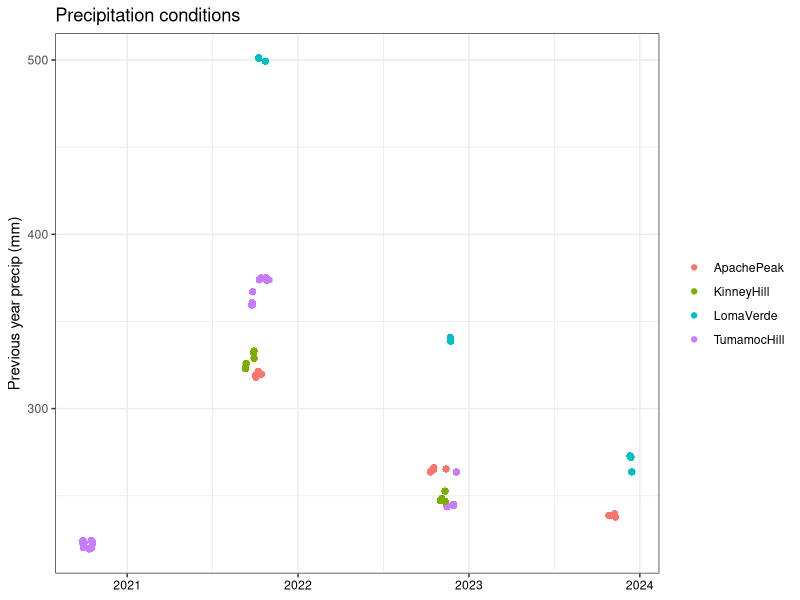
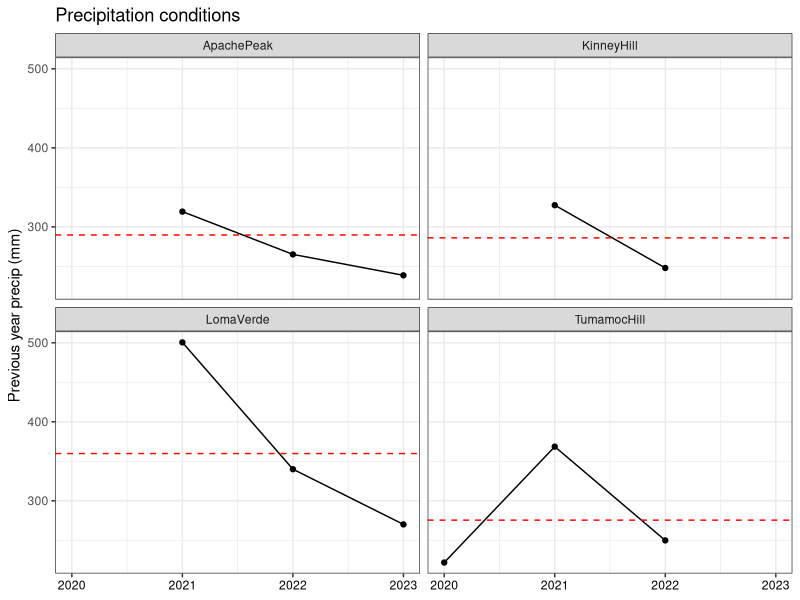
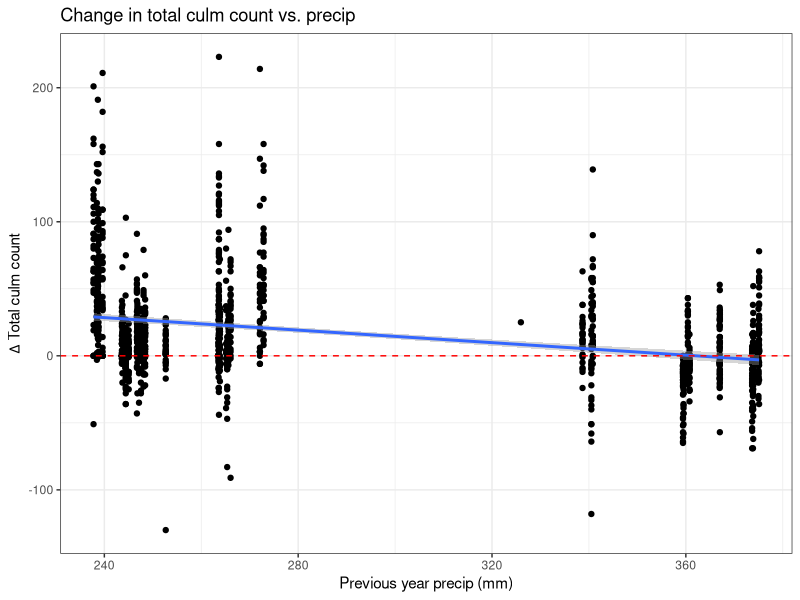
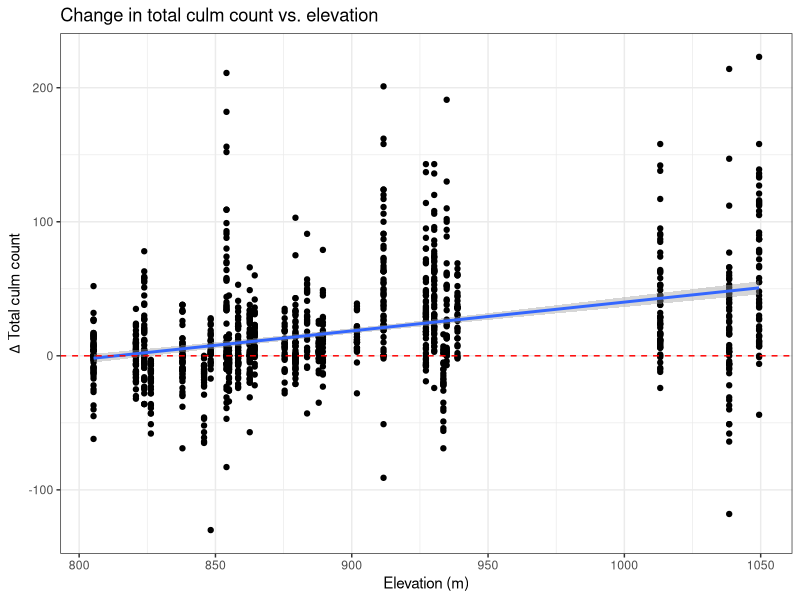
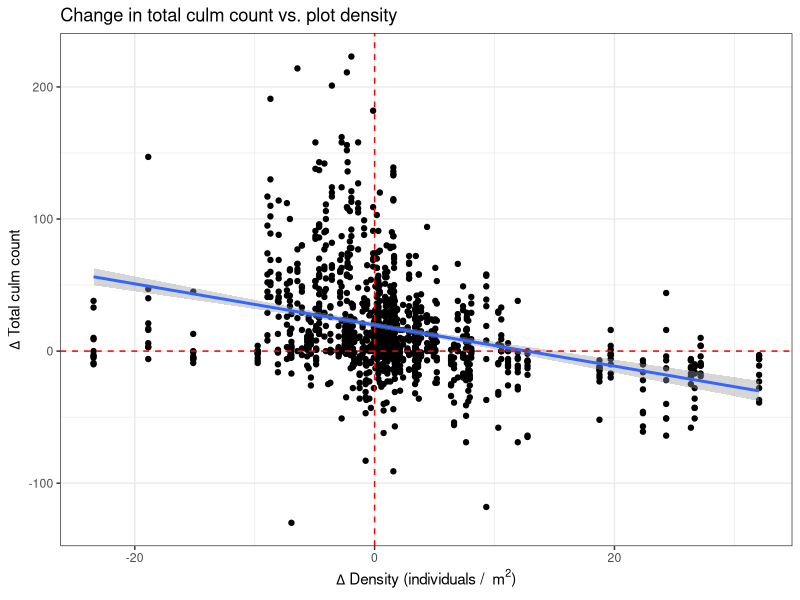
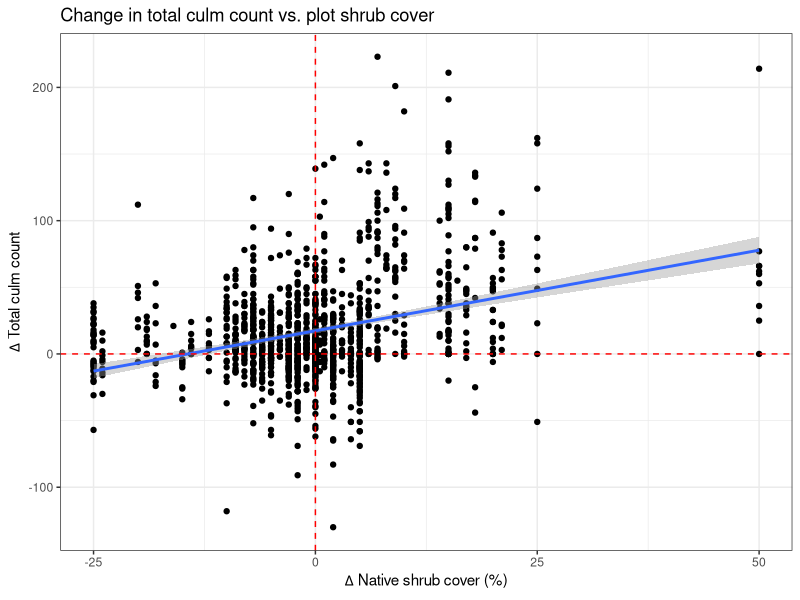
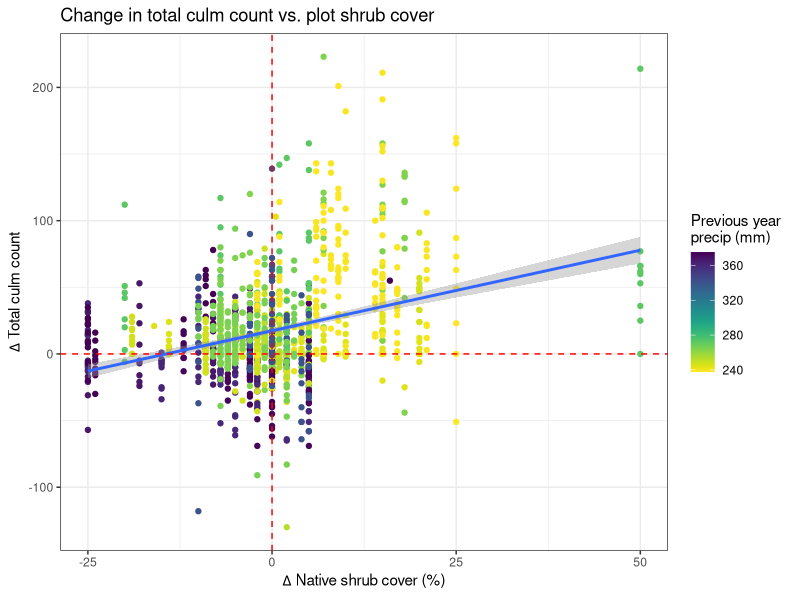
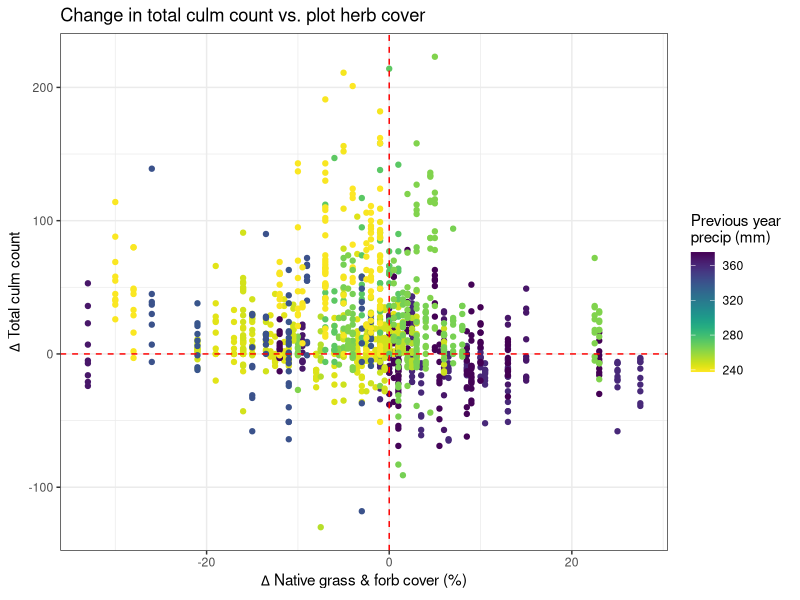

Source code (R) for these figures, in order: (Note: this script raises an error after producing the figures.)
# Created: 2025-04-28
# Updated: 2025-05-01

# Purpose: Visualize relationships relevant to linear models from 06.2.R:
#   total7, repro7, bgden7, bgcov7, survival7.

library(tidyverse)
library(scales)
library(viridis)

# Load data ---------------------------------------------------------------

dat <- read_csv("data/cleaned/04_demography-data_clean.csv")
culm.change.raw <- read_csv("data/cleaned/04_change-in-culm-density-cover_clean.csv")


# Data wrangling ----------------------------------------------------------

# Remove flat obs
culm.change <- culm.change.raw %>% 
  filter(Aspect != "flat")


# Separate out plot-level data and remove flat
dat.plot <- dat %>% 
  select(-Plant_ID, -Vegetative_culms, -Reproductive_culms, -Total_Live_Culms, -Longestleaflength_cm) %>% 
  distinct(.keep_all = TRUE) %>% 
  filter(Aspect != "flat")

plot.change <- culm.change %>% 
  select(-Plant_ID, -Vegetative_culms, -Reproductive_culms, -Total_Live_Culms, -Longestleaflength_cm,
         -Change_Reproductive_culms, -Change_Total_Live_Culms) %>% 
  distinct(.keep_all = TRUE) %>% 
  filter(Aspect != "flat")

# Create df of average for precip
#   By site
plot.avg.site <- dat.plot %>% 
  group_by(Year, StudyYear, Site) %>% 
  summarise(Perc_dev_avg = mean(Perc_dev),
            Prev_year_precip_avg = mean(Prev_year_precip),
            .groups = "keep")


# Aspects at each site ----------------------------------------------------

dat %>% 
  filter(Site == "ApachePeak") %>% 
  count(Aspect) # E, S, W, flat
dat %>% 
  filter(Site == "KinneyHill") %>% 
  count(Aspect) # E, S, SW, W
dat %>% 
  filter(Site == "LomaVerde") %>% 
  count(Aspect) # S, SW, W
dat %>% 
  filter(Site == "TumamocHill") %>% 
  count(Aspect) # E, N, S, W



# Precip ------------------------------------------------------------------

# 30-year averages by site
dat.plot %>% 
  select(Site, Transect, MAP) %>% 
  distinct(.keep_all = TRUE) %>% 
  print(n = 27)

map.avg <- dat.plot %>% 
  select(Site, Transect, MAP) %>% 
  distinct(.keep_all = TRUE) %>% 
  group_by(Site) %>% 
  summarise(MAP_avg = mean(MAP))
map.avg

# Precip: scatterplot 
dat %>% 
  ggplot(aes(x = Date, y = Prev_year_precip, color = Site)) +
  geom_point() +
  theme_bw() +
  labs(x = NULL,
       y = "Previous year precip (mm)",
       title = "Precipitation conditions") +
  theme(axis.text.x = element_text(color = "black")) +
  theme(legend.title = element_blank())
  

# Precip: line graph
precip.site <- plot.avg.site %>% 
  ggplot(aes(x = Year, y = Prev_year_precip_avg)) +
  geom_point() +
  geom_line() +
  facet_wrap(~Site) +
  theme_bw() +
  labs(x = NULL,
       y = "Previous year precip (mm)",
       title = "Precipitation conditions") +
  theme(axis.text.x = element_text(color = "black")) +
  geom_hline(data = map.avg, 
             aes(yintercept = MAP_avg), 
             linetype = "dashed", color = "red")
precip.site



# Total culms -------------------------------------------------------------

## Total change: Significant ----------------------------------------------

# Total change: Linear regression by Prev_year_precip
total.change.precip.lm <- culm.change %>% 
  ggplot(aes(x = Prev_year_precip, y = Change_Total_Live_Culms)) +
  geom_point() +
  geom_smooth(method = "lm") +
  theme_bw() +
  xlab("Previous year precip (mm)") +
  ggtitle("Change in total culm count vs. precip") +
  labs(y = expression(Delta ~ "Total culm count")) +
  geom_hline(yintercept = 0,
             linetype = "dashed",
             color = "red")  
total.change.precip.lm

# Total change: Linear regression by Elevation
total.change.elev.lm <- culm.change %>% 
  ggplot(aes(x = Elevation_m, y = Change_Total_Live_Culms)) +
  geom_point() +
  geom_smooth(method = "lm") +
  theme_bw() +
  xlab("Elevation (m)") +
  ggtitle("Change in total culm count vs. elevation") +
  labs(y = expression(Delta ~ "Total culm count")) +
  geom_hline(yintercept = 0,
             linetype = "dashed",
             color = "red")  
total.change.elev.lm

# Total change: linear regression by buffelgrass density (change)
total.change.bgden.lm <- culm.change %>% 
  ggplot(aes(x = Change_BGDensity, y = Change_Total_Live_Culms)) +
  geom_point() +
  geom_smooth(method = "lm") +
  theme_bw() +
  geom_hline(yintercept = 0,
             linetype = "dashed",
             color = "red") +
  geom_vline(xintercept = 0,
             linetype = "dashed",
             color = "red") +
  labs(y = expression(Delta ~ "Total culm count"),
       x = expression(Delta ~ paste("Density (individuals /  ", m^2, ")")),
       title = "Change in total culm count vs. plot density")
total.change.bgden.lm

# Total change: linear regression by shrub cover (change)
total.change.shrub.lm <- culm.change %>% 
  ggplot(aes(x = Change_ShrubCover, y = Change_Total_Live_Culms)) +
  geom_point() +
  geom_smooth(method = "lm") +
  theme_bw() +
  geom_hline(yintercept = 0,
             linetype = "dashed",
             color = "red") +
  geom_vline(xintercept = 0,
             linetype = "dashed",
             color = "red") +
  labs(y = expression(Delta ~ "Total culm count"),
       x = expression(Delta ~ "Native shrub cover (%)"),
       title = "Change in total culm count vs. plot shrub cover")
total.change.shrub.lm

# Total change: linear regression by shrub cover (change) and Prev_year_precip
total.change.shrub.prevprecip.lm <- culm.change %>% 
  ggplot(aes(x = Change_ShrubCover, y = Change_Total_Live_Culms)) +
  geom_point(aes(color = Prev_year_precip)) +
  geom_smooth(method = "lm") +
  theme_bw() +
  scale_color_viridis(option = "viridis", direction = -1,
                      name = "Previous year \nprecip (mm)") +
  geom_hline(yintercept = 0,
             linetype = "dashed",
             color = "red") +
  geom_vline(xintercept = 0,
             linetype = "dashed",
             color = "red") +
  labs(y = expression(Delta ~ "Total culm count"),
       x = expression(Delta ~ "Native shrub cover (%)"),
       title = "Change in total culm count vs. plot shrub cover")
total.change.shrub.prevprecip.lm

# Total change: scatterplot by herb cover (change) and Prev_year_precip
total.change.herb.prevprecip <- culm.change %>% 
  ggplot(aes(x = Change_HerbCover, y = Change_Total_Live_Culms)) +
  geom_point(aes(color = Prev_year_precip)) +
  theme_bw() +
  scale_color_viridis(option = "viridis", direction = -1,
                      name = "Previous year \nprecip (mm)") +
  geom_hline(yintercept = 0,
             linetype = "dashed",
             color = "red") +
  geom_vline(xintercept = 0,
             linetype = "dashed",
             color = "red") +
  labs(y = expression(Delta ~ "Total culm count"),
       x = expression(Delta ~ "Native grass & forb cover (%)"),
       title = "Change in total culm count vs. plot herb cover")
total.change.herb.prevprecip

# Total change: scatterplot PlotSlope and Prev_year_precip
total.change.plotslope.prevprecip <- culm.change %>% 
  ggplot(aes(x = PlotSlope, y = Change_Total_Live_Culms, color = Prev_year_precip)) +
  geom_point() +
  theme_bw() +
  scale_color_viridis(option = "viridis", direction = -1,
                      name = "Previous year \nprecip (mm)") +
  geom_hline(yintercept = 0,
             linetype = "dashed",
             color = "red") +
  labs(y = expression(Delta ~ "Total culm count"),
       x = "Plot slope (\u00B0)",
       title = "Change in total culm count vs. plot slope") 
total.change.plotslope.prevprecip


## Total change: Not significant ------------------------------------------

# Total change: Aspect (boxplot)
total.change.aspect <- culm.change %>% 
  ggplot(aes(x = Aspect, y = Change_Total_Live_Culms)) +
  geom_boxplot() +
  geom_jitter(alpha = 0.3) +
  theme_bw() +
  labs(title = "Change in total culm count by aspect",
       y = expression(Delta ~ "Total culm count"),
       x = NULL) +
  geom_hline(yintercept = 0,
             linetype = "dashed",
             color = "red") +
  theme(axis.text.x = element_text(color = "black"))
total.change.aspect

# Total change: Linear regression by PlotSlope
total.change.plotslope.lm <- culm.change %>% 
  ggplot(aes(x = PlotSlope, y = Change_Total_Live_Culms)) +
  geom_point() +
  geom_smooth(method = "lm") +
  theme_bw() +
  xlab("Plot slope (\u00B0)") +
  ggtitle("Change in total culm count") +
  labs(y = expression(Delta ~ "Total culm count")) +
  geom_hline(yintercept = 0,
             linetype = "dashed",
             color = "red")  
total.change.plotslope.lm

# Total change: linear regression by herb cover (change)
total.change.herb.lm <- culm.change %>% 
  ggplot(aes(x = Change_HerbCover, y = Change_Total_Live_Culms)) +
  geom_point() +
  geom_smooth(method = "lm") +
  theme_bw() +
  geom_hline(yintercept = 0,
             linetype = "dashed",
             color = "red") +
  geom_vline(xintercept = 0,
             linetype = "dashed",
             color = "red") +
  labs(y = expression(Delta ~ "Total culm count"),
       x = expression(Delta ~ "Native grass & forb cover (%)"),
       title = "Change in total culm count vs. plot herb cover")
total.change.herb.lm

# Total change: scatterplot buffelgrass density (change) and Prev_year_precip
total.change.bgden.prevprecip <- culm.change %>% 
  ggplot(aes(x = Change_BGDensity, y = Change_Total_Live_Culms, color = Prev_year_precip)) +
  geom_point() +
  theme_bw() +
  scale_color_viridis(option = "viridis", direction = -1,
                      name = "Previous year \nprecip (mm)") +
  geom_hline(yintercept = 0,
             linetype = "dashed",
             color = "red") +
  geom_vline(xintercept = 0,
             linetype = "dashed",
             color = "red") +
  labs(y = expression(Delta ~ "Total culm count"),
       x = expression(Delta ~ paste("Density (individuals / ", m^2, ")")),
       title = "Change in total culm count vs. plot density") 
total.change.bgden.prevprecip

# Total change: linear regression buffelgrass density (change) and Prev_year_precip
total.change.bgden.prevprecip.lm <- culm.change %>% 
  ggplot(aes(x = Change_BGDensity, y = Change_Total_Live_Culms)) +
  geom_point(aes(color = Prev_year_precip)) +
  geom_smooth(method = "lm") +
  theme_bw() +
  scale_color_viridis(option = "viridis", direction = -1,
                      name = "Previous year \nprecip (mm)") +
  geom_hline(yintercept = 0,
             linetype = "dashed",
             color = "red") +
  geom_vline(xintercept = 0,
             linetype = "dashed",
             color = "red") +
  labs(y = expression(Delta ~ "Total culm count"),
       x = expression(Delta ~ paste("Density (individuals / ", m^2, ")")),
       title = "Change in total culm count vs. plot density") 
total.change.bgden.prevprecip.lm

# Total change: linear regression by herb cover (change) and previous year precipitation
total.change.herb.prevprecip.lm <- culm.change %>% 
  ggplot(aes(x = Change_HerbCover, y = Change_Total_Live_Culms)) +
  geom_point(aes(color = Prev_year_precip)) +
  geom_smooth(method = "lm") +
  theme_bw() +
  scale_color_viridis(option = "viridis", direction = -1,
                      name = "Previous year \nprecip (mm)") +
  geom_hline(yintercept = 0,
             linetype = "dashed",
             color = "red") +
  geom_vline(xintercept = 0,
             linetype = "dashed",
             color = "red") +
  labs(y = expression(Delta ~ "Total culm count"),
       x = expression(Delta ~ "Native grass & forb cover (%)"),
       title = "Change in total culm count vs. plot herb cover")
total.change.herb.prevprecip.lm



# Reproductive culms ------------------------------------------------------

## Repro change: Significant ----------------------------------------------

# Repro change: Aspect (boxplot)
repro.change.aspect <- culm.change %>% 
  ggplot(aes(x = Aspect, y = Change_Reproductive_culms)) +
  geom_boxplot() +
  geom_jitter(alpha = 0.3) +
  theme_bw() +
  labs(title = "Change in reproductive culm count by aspect",
       y = expression(Delta ~ "Reproductive culm count"),
       x = NULL) +
  geom_hline(yintercept = 0,
             linetype = "dashed",
             color = "red") +
  theme(axis.text.x = element_text(color = "black"))
repro.change.aspect

# Repro change: linear regression by buffelgrass density (change)
repro.change.bgden.lm <- culm.change %>% 
  ggplot(aes(x = Change_BGDensity, y = Change_Reproductive_culms)) +
  geom_point() +
  geom_smooth(method = "lm") +
  theme_bw() +
  geom_hline(yintercept = 0,
             linetype = "dashed",
             color = "red") +
  geom_vline(xintercept = 0,
             linetype = "dashed",
             color = "red") +
  labs(y = expression(Delta ~ "Reproductive culm count"),
       x = expression(Delta ~ paste("Density (individuals /  ", m^2, ")")),
       title = "Change in reproductive culm count vs. plot density")
repro.change.bgden.lm

# Repro change: linear regression by shrub cover (change)
repro.change.shrub.lm <- culm.change %>% 
  ggplot(aes(x = Change_ShrubCover, y = Change_Reproductive_culms)) +
  geom_point() +
  geom_smooth(method = "lm") +
  theme_bw() +
  geom_hline(yintercept = 0,
             linetype = "dashed",
             color = "red") +
  geom_vline(xintercept = 0,
             linetype = "dashed",
             color = "red") +
  labs(y = expression(Delta ~ "Reproductive culm count"),
       x = expression(Delta ~ "Native shrub cover (%)"),
       title = "Change in reproductive culm count vs. plot shrub cover")
repro.change.shrub.lm

# Repro change: linear regression by herb cover (change)
repro.change.herb.lm <- culm.change %>% 
  ggplot(aes(x = Change_HerbCover, y = Change_Reproductive_culms)) +
  geom_point() +
  geom_smooth(method = "lm") +
  theme_bw() +
  geom_hline(yintercept = 0,
             linetype = "dashed",
             color = "red") +
  geom_vline(xintercept = 0,
             linetype = "dashed",
             color = "red") +
  labs(y = expression(Delta ~ "Reproductive culm count"),
       x = expression(Delta ~ "Native grass and forb cover (%)"),
       title = "Change in reproductive culm count vs. plot herb cover")
repro.change.herb.lm

# Repro change: linear regression buffelgrass density (change) and Prev_year_precip
repro.change.bgden.prevprecip.lm <- culm.change %>% 
  ggplot(aes(x = Change_BGDensity, y = Change_Reproductive_culms)) +
  geom_point(aes( color = Prev_year_precip)) +
  geom_smooth(method = "lm") +
  theme_bw() +
  scale_color_viridis(option = "viridis", direction = -1,
                      name = "Previous year \nprecip (mm)") +
  geom_hline(yintercept = 0,
             linetype = "dashed",
             color = "red") +
  geom_vline(xintercept = 0,
             linetype = "dashed",
             color = "red") +
  labs(y = expression(Delta ~ "Reproductive culm count"),
       x = expression(Delta ~ paste("Density (individuals /  ", m^2, ")")),
       title = "Change in reproductive culm count vs. plot density") 
repro.change.bgden.prevprecip.lm

# Repro change: scatterplot buffelgrass density (change) and Prev_year_precip
repro.change.bgden.prevprecip <- culm.change %>% 
  ggplot(aes(x = Change_BGDensity, y = Change_Reproductive_culms, color = Prev_year_precip)) +
  geom_point() +
  theme_bw() +
  scale_color_viridis(option = "viridis", direction = -1,
                      name = "Previous year \nprecip (mm)") +
  geom_hline(yintercept = 0,
             linetype = "dashed",
             color = "red") +
  geom_vline(xintercept = 0,
             linetype = "dashed",
             color = "red") +
  labs(y = expression(Delta ~ "Reproductive culm count"),
       x = expression(Delta ~ paste("Density (individuals /  ", m^2, ")")),
       title = "Change in reproductive culm count vs. plot density") 
repro.change.bgden.prevprecip

# Repro change: scatterplot PlotSlope and Prev_year_precip
repro.change.plotslope.prevprecip <- culm.change %>% 
  ggplot(aes(x = PlotSlope, y = Change_Reproductive_culms, color = Prev_year_precip)) +
  geom_point() +
  theme_bw() +
  scale_color_viridis(option = "viridis", direction = -1,
                      name = "Previous year \nprecip (mm)") +
  geom_hline(yintercept = 0,
             linetype = "dashed",
             color = "red") +
  labs(y = expression(Delta ~ "Reproductive culm count"),
       x = "Plot slope (\u00B0)",
       title = "Change in reproductive culm count vs. plot slope") 
repro.change.plotslope.prevprecip


## Repro change: Not significant ------------------------------------------

# Repro change: Linear regression by Prev_year_precip
repro.change.precip.lm <- culm.change %>% 
  ggplot(aes(x = Prev_year_precip, y = Change_Reproductive_culms)) +
  geom_point() +
  geom_smooth(method = "lm") +
  theme_bw() +
  xlab("Previous year precip (mm)") +
  ggtitle("Change in reproductive culm count vs. precip") +
  labs(y = expression(Delta ~ "Reproductive culm count")) +
  geom_hline(yintercept = 0,
             linetype = "dashed",
             color = "red")  
repro.change.precip.lm

# Repro change: Linear regression by Elevation
repro.change.elev.lm <- culm.change %>% 
  ggplot(aes(x = Elevation_m, y = Change_Reproductive_culms)) +
  geom_point() +
  geom_smooth(method = "lm") +
  theme_bw() +
  xlab("Elevation (m)") +
  ggtitle("Change in reproductive culm count vs. elevation") +
  labs(y = expression(Delta ~ "Reproductive culm count")) +
  geom_hline(yintercept = 0,
             linetype = "dashed",
             color = "red")  
repro.change.elev.lm

# Repro change: Linear regression by PlotSlope
repro.change.plotslope.lm <- culm.change %>% 
  ggplot(aes(x = PlotSlope, y = Change_Reproductive_culms)) +
  geom_point() +
  geom_smooth(method = "lm") +
  theme_bw() +
  xlab("Plot slope (\u00B0)") +
  ggtitle("Change in reproductive culm count") +
  labs(y = expression(Delta ~ "Reproductive culm count")) +
  geom_hline(yintercept = 0,
             linetype = "dashed",
             color = "red")  
repro.change.plotslope.lm

# Repro change: linear regression by shrub cover (change) and Prev_year_precip
repro.change.shrub.prevprecip.lm <- culm.change %>% 
  ggplot(aes(x = Change_ShrubCover, y = Change_Reproductive_culms)) +
  geom_point(aes(color = Prev_year_precip)) +
  geom_smooth(method = "lm") +
  theme_bw() +
  scale_color_viridis(option = "viridis", direction = -1,
                      name = "Previous year \nprecip (mm)") +
  geom_hline(yintercept = 0,
             linetype = "dashed",
             color = "red") +
  geom_vline(xintercept = 0,
             linetype = "dashed",
             color = "red") +
  labs(y = expression(Delta ~ "Reproductive culm count"),
       x = expression(Delta ~ "Native shrub cover (%)"),
       title = "Change in reproductive culm count vs. plot shrub cover")
repro.change.shrub.prevprecip.lm

# Repro change: linear regression by herb cover (change) and Prev_year_precip
repro.change.herb.prevprecip.lm <- culm.change %>% 
  ggplot(aes(x = Change_HerbCover, y = Change_Reproductive_culms)) +
  geom_point(aes(color = Prev_year_precip)) +
  geom_smooth(method = "lm") +
  theme_bw() +
  scale_color_viridis(option = "viridis", direction = -1,
                      name = "Previous year \nprecip (mm)") +
  geom_hline(yintercept = 0,
             linetype = "dashed",
             color = "red") +
  geom_vline(xintercept = 0,
             linetype = "dashed",
             color = "red") +
  labs(y = expression(Delta ~ "Reproductive culm count"),
       x = expression(Delta ~ "Native grass and forb cover (%)"),
       title = "Change in reproductive culm count vs. plot herb cover")
repro.change.herb.prevprecip.lm






# Buffelgrass density -----------------------------------------------------

## BG density change: Significant -----------------------------------------

# BG density change: linear regression by Prev_year_precip
bgden.change.precip.lm <- plot.change %>% 
  ggplot(aes(x = Prev_year_precip, y = Change_BGDensity)) +
  geom_point() +
  geom_smooth(method = "lm") +
  theme_bw() +
  geom_hline(yintercept = 0,
             linetype = "dashed",
             color = "red") +
  labs(x = "Previous year precip (mm)",
       y = expression(paste(Delta ~ "Density (individuals /  ", m^2, ")")),
       title = "Change in buffelgrass density vs. precip")
bgden.change.precip.lm

# BG density change: Aspect (boxplot)
bgden.change.aspect <- plot.change %>% 
  filter(Aspect != "flat") %>% 
  ggplot(aes(x = Aspect, y = Change_BGDensity)) +
  geom_boxplot() +
  geom_jitter(alpha = 0.3) +
  theme_bw() +
  labs(title = "Change in buffelgrass density by aspect",
       y = expression(paste(Delta ~ "Density (individuals /  ", m^2, ")")),
       x = NULL) +
  geom_hline(yintercept = 0,
             linetype = "dashed",
             color = "red") +
  theme(axis.text.x = element_text(color = "black"))
bgden.change.aspect

# BG density change: linear regression by shrub cover (change)
bgden.change.shrub.lm <- plot.change %>% 
  ggplot(aes(x = Change_ShrubCover, y = Change_BGDensity)) +
  geom_point() +
  geom_smooth(method = "lm") +
  theme_bw() +
  geom_hline(yintercept = 0,
             linetype = "dashed",
             color = "red") +
  geom_vline(xintercept = 0,
             linetype = "dashed",
             color = "red") +
  labs(y = expression(paste(Delta ~ "Buffelgrass density (individuals /  ", m^2, ")")),
       x = expression(Delta ~ "Native shrub cover (%)"),
       title = "Change in buffelgrass density vs. shrub cover change")
bgden.change.shrub.lm

# BG density change: linear regression by shrub cover (change) and Prev_year_precip
bgden.change.shrub.prevprecip.lm <- plot.change %>% 
  ggplot(aes(x = Change_ShrubCover, y = Change_BGDensity)) +
  geom_point(aes(color = Prev_year_precip)) +
  geom_smooth(method = "lm") +
  scale_color_viridis(option = "viridis", direction = -1,
                      name = "Previous year \nprecip (mm)") +
  theme_bw() +
  geom_hline(yintercept = 0,
             linetype = "dashed",
             color = "red") +
  geom_vline(xintercept = 0,
             linetype = "dashed",
             color = "red") +
  labs(y = expression(paste(Delta ~ "Buffelgrass density (individuals /  ", m^2, ")")),
       x = expression(Delta ~ "Native shrub cover (%)"),
       title = "Change in buffelgrass density vs. shrub cover change")
bgden.change.shrub.prevprecip.lm


## BG density change: Not significant -------------------------------------

# BG density change: Linear regression by Elevation
bgden.change.elev.lm <- plot.change %>% 
  ggplot(aes(x = Elevation_m, y = Change_BGDensity)) +
  geom_point() +
  geom_smooth(method = "lm") +
  theme_bw() +
  geom_hline(yintercept = 0,
             linetype = "dashed",
             color = "red") +
  labs(x = "Elevation (m)",
       y = expression(paste(Delta ~ "Density (individuals /  ", m^2, ")")),
       title = "Change in buffelgrass density vs. elevation")
bgden.change.elev.lm

# BG density change: Linear regression by PlotSlope
bgden.change.plotslope.lm <- plot.change %>% 
  ggplot(aes(x = PlotSlope, y = Change_BGDensity)) +
  geom_point() +
  geom_smooth(method = "lm") +
  theme_bw() +
  geom_hline(yintercept = 0,
             linetype = "dashed",
             color = "red") +
  labs(x = "Plot slope (\u00B0)",
       y = expression(paste(Delta ~ "Density (individuals /  ", m^2, ")")),
       title = "Change in buffelgrass density vs. plot slope")
bgden.change.plotslope.lm

# BG density change: linear regression by herb cover (change)
bgden.change.herb.lm <- plot.change %>% 
  ggplot(aes(x = Change_HerbCover, y = Change_BGDensity)) +
  geom_point() +
  geom_smooth(method = "lm") +
  theme_bw() +
  geom_hline(yintercept = 0,
             linetype = "dashed",
             color = "red") +
  geom_vline(xintercept = 0,
             linetype = "dashed",
             color = "red") +
  labs(y = expression(paste(Delta ~ "Buffelgrass density (individuals /  ", m^2, ")")),
       x = expression(Delta ~ "Native grass & forb cover (%)"),
       title = "Change in buffelgrass density vs. herb cover change")
bgden.change.herb.lm

# BG density change: linear regression by herb cover (change) and Prev_year_precip
bgden.change.herb.prevprecip.lm <- plot.change %>% 
  ggplot(aes(x = Change_HerbCover, y = Change_BGDensity)) +
  geom_point(aes(color = Prev_year_precip)) +
  geom_smooth(method = "lm") +
  scale_color_viridis(option = "viridis", direction = -1,
                      name = "Previous year \nprecip (mm)") +
  theme_bw() +
  geom_hline(yintercept = 0,
             linetype = "dashed",
             color = "red") +
  geom_vline(xintercept = 0,
             linetype = "dashed",
             color = "red") +
  labs(y = expression(paste(Delta ~ "Buffelgrass density (individuals /  ", m^2, ")")),
       x = expression(Delta ~ "Native grass & forb cover (%)"),
       title = "Change in buffelgrass density vs. herb cover change")
bgden.change.herb.prevprecip.lm


# Buffelgrass cover -------------------------------------------------------

## BG cover change: Significant -------------------------------------------

# BG cover change: Linear regression by Prev_year_precip
bgcov.change.precip.lm <- plot.change %>% 
  ggplot(aes(x = Prev_year_precip, y = Change_BGCover)) +
  geom_point() +
  geom_smooth(method = "lm") +
  theme_bw() +
  geom_hline(yintercept = 0,
             linetype = "dashed",
             color = "red") +
  labs(x = "Previous year precip (mm)",
       y = expression(Delta ~ "Cover (%)"),
       title = "Change in buffelgrass cover vs. precip")
bgcov.change.precip.lm

# BG cover change: Linear regression by Elevation
bgcov.change.elev.lm <- plot.change %>% 
  ggplot(aes(x = Elevation_m, y = Change_BGCover)) +
  geom_point() +
  geom_smooth(method = "lm") +
  theme_bw() +
  geom_hline(yintercept = 0,
             linetype = "dashed",
             color = "red") +
  labs(x = "Elevation (m)",
       y = expression(Delta ~ "Cover (%)"),
       title = "Change in buffelgrass cover vs. elevation")
bgcov.change.elev.lm

# BG cover change: Aspect (boxplot)
bgcov.change.aspect <- plot.change %>% 
  filter(Aspect != "flat") %>% 
  ggplot(aes(x = Aspect, y = Change_BGCover)) +
  geom_boxplot() +
  geom_jitter(alpha = 0.3) +
  theme_bw() +
  labs(title = "Change in buffelgrass cover by aspect",
       y = expression(Delta ~ "Cover (%)"),
       x = NULL) +
  geom_hline(yintercept = 0,
             linetype = "dashed",
             color = "red") +
  theme(axis.text.x = element_text(color = "black"))
bgcov.change.aspect


## BG cover change: Not significant ---------------------------------------

# BG cover change: Linear regression by PlotSlope
bgcov.change.plotslope.lm <- plot.change %>% 
  ggplot(aes(x = PlotSlope, y = Change_BGCover)) +
  geom_point() +
  geom_smooth(method = "lm") +
  theme_bw() +
  geom_hline(yintercept = 0,
             linetype = "dashed",
             color = "red") +
  labs(x = "Plot slope (\u00B0)",
       y = expression(Delta ~ "Cover (%)"),
       title = "Change in buffelgrass cover vs. plot slope")
bgcov.change.plotslope.lm

# BG density change: linear regression by shrub cover (change)
bgcov.change.shrub.lm <- plot.change %>% 
  ggplot(aes(x = Change_ShrubCover, y = Change_BGCover)) +
  geom_point() +
  geom_smooth(method = "lm") +
  theme_bw() +
  geom_hline(yintercept = 0,
             linetype = "dashed",
             color = "red") +
  geom_vline(xintercept = 0,
             linetype = "dashed",
             color = "red") +
  labs(y = expression(Delta ~ "Buffelgrass cover (%)"),
       x = expression(Delta ~ "Native shrub cover (%)"),
       title = "Change in buffegrass cover vs. shrub cover change")
bgcov.change.shrub.lm

# BG cover change: linear regression by shrub cover (change) and Prev_year_precip
bgcov.change.shrub.prevprecip.lm <- plot.change %>% 
  ggplot(aes(x = Change_ShrubCover, y = Change_BGCover)) +
  geom_point(aes(color = Prev_year_precip)) +
  geom_smooth(method = "lm") +
  scale_color_viridis(option = "viridis", direction = -1,
                      name = "Previous year \nprecip (mm)") +
  theme_bw() +
  geom_hline(yintercept = 0,
             linetype = "dashed",
             color = "red") +
  geom_vline(xintercept = 0,
             linetype = "dashed",
             color = "red") +
  labs(y = expression(Delta ~ "Buffelgrass cover (%)"),
       x = expression(Delta ~ "Native shrub cover (%)"),
       title = "Change in buffelgrass cover vs. shrub cover change")
bgcov.change.shrub.prevprecip.lm

# BG cover change: linear regression by PlotSlope and Prev_year_precip
bgcov.change.plotslope.prevprecip.lm <- plot.change %>% 
  ggplot(aes(x = PlotSlope, y = Change_BGCover)) +
  geom_point(aes(color = Prev_year_precip)) +
  geom_smooth(method = "lm") +
  scale_color_viridis(option = "viridis", direction = -1,
                      name = "Previous year \nprecip (mm)") +
  theme_bw() +
  geom_hline(yintercept = 0,
             linetype = "dashed",
             color = "red") +
  labs(y = expression(Delta ~ "Buffelgrass cover (%)"),
       x = "Plot slope (\u00B0)",
       title = "Change in buffelgrass cover vs. plot slope")
bgcov.change.plotslope.prevprecip.lm



# Shrub & herb cover ------------------------------------------------------

# Shrub cover change: Linear regression by Prev_year_precip
shrub.change.precip.lm <- plot.change %>% 
  ggplot(aes(x = Prev_year_precip, y = Change_ShrubCover)) +
  geom_point() +
  geom_smooth(method = "lm") +
  theme_bw() +
  geom_hline(yintercept = 0,
             linetype = "dashed",
             color = "red") +
  labs(x = "Previous year precip (mm)",
       y = expression(Delta ~ "Native shrub cover (%)"),
       title = "Change in shrub cover vs. precip")
shrub.change.precip.lm

# Herb cover change: Linear regression by Prev_year_precip
herb.change.precip.lm <- plot.change %>% 
  ggplot(aes(x = Prev_year_precip, y = Change_HerbCover)) +
  geom_point() +
  geom_smooth(method = "lm") +
  theme_bw() +
  geom_hline(yintercept = 0,
             linetype = "dashed",
             color = "red") +
  labs(x = "Previous year precip (mm)",
       y = expression(Delta ~ "Native herb cover (%)"),
       title = "Change in grass & forb cover vs. precip")
herb.change.precip.lm



# Survival ----------------------------------------------------------------

## Survival: Significant --------------------------------------------------

# Survival: linear regression by Prev_year_precip
survival.precip.lm <- dat %>% 
  filter(!is.na(survival_perc),
         Aspect != "flat") %>% 
  ggplot(aes(x = Prev_year_precip, y = survival_perc)) +
  geom_point() +
  geom_smooth(method = "lm") +
  scale_y_continuous(labels = scales::percent) +
  theme_bw() +
  labs(x = "Previous year precip (mm)",
       y = "Seedling survival (%)",
       title = "Buffelgrass seedling survival vs. precip")
survival.precip.lm

# Survival: linear regression by PlotSlope
survival.plotslope.lm <- dat %>% 
  filter(!is.na(survival_perc),
         Aspect != "flat") %>% 
  ggplot(aes(x = Prev_year_precip, y = survival_perc)) +
  geom_point() +
  geom_smooth(method = "lm") +
  scale_y_continuous(labels = scales::percent) +
  theme_bw() +
  labs(x = "Plot slope (\u00B0)",
       y = "Seedling survival (%)",
       title = "Buffelgrass seedling survival vs. plot slope")
survival.plotslope.lm

# Survival: linear regression by shrub cover 
survival.shrub.lm <- dat %>% 
  filter(!is.na(survival_perc),
         Aspect != "flat") %>% 
  ggplot(aes(x = ShrubCover, y = survival_perc)) +
  geom_point() +
  geom_smooth(method = "lm") +
  scale_y_continuous(labels = scales::percent) +
  theme_bw() +
  labs(y = "Buffelgrass seedling survival (%)",
       x = "Native shrub cover (%)",
       title = "Buffegrass seedling survival vs. shrub cover")
survival.shrub.lm

# Survival: linear regression by herb cover 
survival.herb.lm <- dat %>% 
  filter(!is.na(survival_perc),
         Aspect != "flat") %>% 
  ggplot(aes(x = HerbCover, y = survival_perc)) +
  geom_point() +
  geom_smooth(method = "lm") +
  scale_y_continuous(labels = scales::percent) +
  theme_bw() +
  labs(y = "Buffelgrass seedling survival (%)",
       x = "Native grass & forb cover (%)",
       title = "Buffegrass seedling survival vs. herb cover")
survival.herb.lm


## Survival: Not significant -----------------------------------------------

# Survival: linear regression by Elevation
survival.elev.lm <- dat %>% 
  filter(!is.na(survival_perc),
         Aspect != "flat") %>% 
  ggplot(aes(x = Elevation_m, y = survival_perc)) +
  geom_point() +
  geom_smooth(method = "lm") +
  scale_y_continuous(labels = scales::percent) +
  theme_bw() +
  labs(x = "Elevation (m)",
       y = "Seedling survival (%)",
       title = "Buffelgrass seedling survival vs. elevation")
survival.elev.lm

# Survival: linear regression by shrub cover and Prev_year_precip
survival.shrub.prevprecip.lm <- dat %>% 
  filter(!is.na(survival_perc),
         Aspect != "flat") %>% 
  ggplot(aes(x = ShrubCover, y = survival_perc)) +
  geom_point(aes(color = Prev_year_precip)) +
  geom_smooth(method = "lm") +
  scale_color_viridis(option = "viridis", direction = -1,
                      name = "Previous year \nprecip (mm)") +
  scale_y_continuous(labels = scales::percent) +
  theme_bw() +
  labs(y = "Buffelgrass seedling survival (%)",
       x = "Native shrub cover (%)",
       title = "Buffegrass seedling survival vs. shrub cover")
survival.shrub.prevprecip.lm

# Survival: linear regression by herb cover and Prev_year_precip
survival.herb.prevprecip.lm <- dat %>% 
  filter(!is.na(survival_perc),
         Aspect != "flat") %>% 
  ggplot(aes(x = HerbCover, y = survival_perc)) +
  geom_point(aes(color = Prev_year_precip)) +
  geom_smooth(method = "lm") +
  scale_color_viridis(option = "viridis", direction = -1,
                      name = "Previous year \nprecip (mm)") +
  scale_y_continuous(labels = scales::percent) +
  theme_bw() +
  labs(y = "Buffelgrass seedling survival (%)",
       x = "Native grass & forb cover (%)",
       title = "Buffegrass seedling survival vs. herb cover")
survival.herb.prevprecip.lm

# BG cover change: linear regression by PlotSlope and Prev_year_precip
survival.plotslope.prevprecip.lm <- dat %>% 
  filter(!is.na(survival_perc),
         Aspect != "flat") %>% 
  ggplot(aes(x = PlotSlope, y = survival_perc)) +
  geom_point(aes(color = Prev_year_precip)) +
  geom_smooth(method = "lm") +
  scale_color_viridis(option = "viridis", direction = -1,
                      name = "Previous year \nprecip (mm)") +
  theme_bw() +
  scale_y_continuous(labels = scales::percent) +
  labs(y = expression(Delta ~ "Seedling survival (%)"),
       x = "Plot slope (\u00B0)",
       title = "Buffelgrass seedling survival vs. plot slope")
survival.plotslope.prevprecip.lm







# Other -------------------------------------------------------------------

# Total change: linear regression by buffelgrass cover (change)
culm.change %>% 
  ggplot(aes(x = Change_BGCover, y = Change_Total_Live_Culms)) +
  geom_point() +
  geom_smooth(method = "lm") +
  theme_bw() +
  geom_hline(yintercept = 0,
             linetype = "dashed",
             color = "red") +
  geom_vline(xintercept = 0,
             linetype = "dashed",
             color = "red") +
  labs(x = expression(Delta ~ "Cover (%)"),
       y = expression(Delta ~ "Total live culms"),
       title = "Buffelgrass culm count vs. cover")

# Total change: linear regression by buffelgrass cover (change) and Prev_year_precip
total.change.bgcov.prevprecip.lm <- culm.change %>% 
  ggplot(aes(x = Change_BGCover, y = Change_Total_Live_Culms)) +
  geom_point(aes(color = Prev_year_precip)) +
  geom_smooth(method = "lm") +
  theme_bw() +
  geom_hline(yintercept = 0,
             linetype = "dashed",
             color = "red") +
  geom_vline(xintercept = 0,
             linetype = "dashed",
             color = "red") +
  labs(x = expression(Delta ~ "Cover (%)"),
       y = expression(Delta ~ "Total live culms"),
       title = "Buffelgrass total culm count vs. cover") +
  scale_color_viridis(option = "viridis", direction = -1,
                      name = "Previous year \nprecip (mm)")
total.change.bgcov.prevprecip.lm

# Total culms: linear regression by buffelgrass cover
dat %>% 
  filter(!is.na(survival_perc),
         Aspect != "flat") %>% 
  ggplot(aes(x = BGCover, y = Total_Live_Culms)) +
  geom_point() +
  geom_smooth(method = "lm") +
  theme_bw() +
  labs(x = "Cover (%)",
       y = "Number of live culms",
       title = "Buffelgrass total culm count vs. cover")

# Total culms: linear regression by buffelgrass cover and Prev_year_precip
dat %>% 
  filter(!is.na(survival_perc),
         Aspect != "flat") %>% 
  ggplot(aes(x = BGCover, y = Total_Live_Culms)) +
  geom_point(aes(color = Prev_year_precip)) +
  geom_smooth(method = "lm") +
  theme_bw() +
  labs(x = "Cover (%)",
       y = "Number of live culms",
       title = "Buffelgrass total culm count vs. cover") +
  scale_color_viridis(option = "viridis", direction = -1,
                      name = "Previous year \nprecip (mm)")

# Total culms: linear regression by buffelgrass seedling survival and Prev_year_precip
total.survival.prevprecip.lm <- dat %>% 
  filter(!is.na(survival_perc),
         Aspect != "flat") %>% 
  ggplot(aes(x = survival_perc, y = Total_Live_Culms)) +
  geom_point(aes(color = Prev_year_precip)) +
  geom_smooth(method = "lm") +
  theme_bw() +
  labs(x = "Seedling survival (%)",
       y = "Number of live culms",
       title = "Buffelgrass total culm count vs. seedling survival") +
  scale_color_viridis(option = "viridis", direction = -1,
                      name = "Previous year \nprecip (mm)") +
  scale_x_continuous(labels = scales::percent) 
total.survival.prevprecip.lm

# BG density & cover linear regression
culm.change %>% 
  ggplot(aes(x = Change_BGCover, y = Change_BGDensity)) +
  geom_point() +
  geom_smooth(method = "lm") +
  theme_bw() +
  geom_hline(yintercept = 0,
             linetype = "dashed",
             color = "red") +
  geom_vline(xintercept = 0,
             linetype = "dashed",
             color = "red") +
  labs(x = expression(Delta ~ "Cover (%)"),
       y = expression(paste(Delta ~ "Density (individuals /  ", m^2, ")")),
       title = "Change in buffelgrass density vs. cover")

# BG density & cover linear regression by Prev_year_precip
bgden.bgcov.change.prevprecip.lm <- culm.change %>% 
  ggplot(aes(x = Change_BGCover, y = Change_BGDensity)) +
  geom_point(aes(color = Prev_year_precip)) +
  geom_smooth(method = "lm") +
  theme_bw() +
  geom_hline(yintercept = 0,
             linetype = "dashed",
             color = "red") +
  geom_vline(xintercept = 0,
             linetype = "dashed",
             color = "red") +
  labs(x = expression(Delta ~ "Cover (%)"),
       y = expression(paste(Delta ~ "Density (individuals /  ", m^2, ")")),
       title = "Change in buffelgrass density vs. cover") +
  scale_color_viridis(option = "viridis", direction = -1,
                      name = "Previous year \nprecip (mm)")
bgden.bgcov.change.prevprecip.lm



# Write out draft figures -------------------------------------------------

## Precipitation ----------------------------------------------------------

tiff("figures/2025-05_draft-figures/Precip_site.tiff", units = "in", height = 5, width = 7, res = 150)
precip.site
dev.off()


## Total change -----------------------------------------------------------

# Significant
# Total change vs. Prev_year_precip
tiff("figures/2025-05_draft-figures/Total-change_by-prev-year-precip_regression.tiff",
     units = "in", height = 4, width = 5, res = 150)
total.change.precip.lm
dev.off()

# Total change vs. Elevation
tiff("figures/2025-05_draft-figures/Total-change_by-elevation_regression.tiff",
     units = "in", height = 4, width = 5, res = 150)
total.change.elev.lm
dev.off()

# Total change vs. BG density change
tiff("figures/2025-05_draft-figures/Total-change_by-BG-density-change_regression.tiff",
     units = "in", height = 4, width = 5, res = 150)
total.change.bgden.lm
dev.off()

# Total change vs. shrub cover change
tiff("figures/2025-05_draft-figures/Total-change_by-shrub-cover-change_regression.tiff",
     units = "in", height = 4, width = 5, res = 150)
total.change.shrub.lm
dev.off()

# Total change vs. shrub cover change by Prev_year_precip (linear regression)
tiff("figures/2025-05_draft-figures/Total-change_by-shrub-cover-change-and-prev-year-precip_regression.tiff",
     units = "in", height = 4, width = 6, res = 150)
total.change.shrub.prevprecip.lm
dev.off()

# Total change vs. herb cover change by Prev_year_precip
tiff("figures/2025-05_draft-figures/Total-change_by-herb-cover-change-and-prev-year-precip.tiff",
     units = "in", height = 4, width = 6, res = 150)
total.change.herb.prevprecip
dev.off()

# Total change vs. PlotSlope by Prev_year_precip
tiff("figures/2025-05_draft-figures/Total-change_by-plot-slope-and-prev-year-precip.tiff",
     units = "in", height = 4, width = 6, res = 150)
total.change.plotslope.prevprecip
dev.off()


# Not significant
# Total change vs. Aspect
tiff("figures/2025-05_draft-figures/Total-change_by-aspect_boxplot.tiff",
     units = "in", height = 4, width = 6, res = 150)
total.change.aspect
dev.off()

# Total change vs. PlotSlope
tiff("figures/2025-05_draft-figures/Total-change_by-plot-slope_regression.tiff",
     units = "in", height = 4, width = 5, res = 150)
total.change.plotslope.lm
dev.off()

# Total change vs. herb cover change
tiff("figures/2025-05_draft-figures/Total-change_by-herb-cover-change_regression.tiff",
     units = "in", height = 4, width = 5, res = 150)
total.change.herb.lm
dev.off()

# Total change vs. BG density change by Prev_year_precip
tiff("figures/2025-05_draft-figures/Total-change_by-BG-density-change-and-prev-year-precip.tiff",
     units = "in", height = 4, width = 6, res = 150)
total.change.bgden.prevprecip
dev.off()

# Total change vs. BG density change by Prev_year_precip (linear regression)
tiff("figures/2025-05_draft-figures/Total-change_by-BG-density-change-and-prev-year-precip_regression.tiff",
     units = "in", height = 4, width = 6, res = 150)
total.change.bgden.prevprecip.lm
dev.off()

# Total change vs. herb cover change by Prev_year_precip (linear regression)
tiff("figures/2025-05_draft-figures/Total-change_by-herb-cover-change-and-prev-year-precip_regression.tiff",
     units = "in", height = 4, width = 6, res = 150)
total.change.herb.prevprecip.lm
dev.off()


## Repro change -----------------------------------------------------------

# Significant
# Repro change by Aspect
tiff("figures/2025-05_draft-figures/Repro-change_by-aspect_boxplot.tiff",
     units = "in", height = 4, width = 6, res = 150)
repro.change.aspect
dev.off()

# Repro change vs. BG density change
tiff("figures/2025-05_draft-figures/Repro-change_by-BG-density-change_regression.tiff",
     units = "in", height = 4, width = 5, res = 150)
repro.change.bgden.lm
dev.off()

# Repro change vs. shrub cover change
tiff("figures/2025-05_draft-figures/Repro-change_by-shrub-cover-change_regression.tiff",
     units = "in", height = 4, width = 5, res = 150)
repro.change.shrub.lm
dev.off()

# Repro change vs. herb cover change
tiff("figures/2025-05_draft-figures/Repro-change_by-herb-cover-change_regression.tiff",
     units = "in", height = 4, width = 5, res = 150)
repro.change.herb.lm
dev.off()

# Repro change vs. BG density change by Prev_year_precip (linear regression)
tiff("figures/2025-05_draft-figures/Repro-change_by-BG-density-change-and-prev-year-precip_regression.tiff",
     units = "in", height = 4, width = 6, res = 150)
repro.change.bgden.prevprecip.lm
dev.off()

# Repro change vs. BG density change by Prev_year_precip
tiff("figures/2025-05_draft-figures/Repro-change_by-BG-density-change-and-prev-year-precip.tiff",
     units = "in", height = 4, width = 6, res = 150)
repro.change.bgden.prevprecip
dev.off()

# Repro change vs. PlotSlope by Prev_year_precip
tiff("figures/2025-05_draft-figures/Repro-change_by-plot-slope-and-prev-year-precip.tiff",
     units = "in", height = 4, width = 6, res = 150)
repro.change.plotslope.prevprecip
dev.off()


# Not significant
# Repro change vs. Prev_year_precip
tiff("figures/2025-05_draft-figures/Repro-change_by-prev-year-precip_regression.tiff",
     units = "in", height = 4, width = 5, res = 150)
repro.change.precip.lm
dev.off()

# Repro change vs. Elevation
tiff("figures/2025-05_draft-figures/Repro-change_by-elevation_regression.tiff",
     units = "in", height = 4, width = 5, res = 150)
repro.change.elev.lm
dev.off()

# Repro change vs. PlotSlope
tiff("figures/2025-05_draft-figures/Repro-change_by-plot-slope_regression.tiff",
     units = "in", height = 4, width = 5, res = 150)
repro.change.elev.lm
dev.off()

# Repro change vs. shrub cover change by Prev_year_precip (linear regression)
tiff("figures/2025-05_draft-figures/Repro-change_by-shrub-cover-change-and-prev-year-precip_regression.tiff",
     units = "in", height = 4, width = 6, res = 150)
repro.change.shrub.prevprecip.lm
dev.off()

# Repro change vs. herb cover change by Prev_year_precip (linear regression)
tiff("figures/2025-05_draft-figures/Repro-change_by-herb-cover-change-and-prev-year-precip_regression.tiff",
     units = "in", height = 4, width = 6, res = 150)
repro.change.herb.prevprecip.lm
dev.off()


## Buffelgrass density change ---------------------------------------------

# Significant
# BG density change vs. Prev_year_precip
tiff("figures/2025-05_draft-figures/BG-density-change_by-prev-year-precip_regression.tiff",
     units = "in", height = 4, width = 5, res = 150)
bgden.change.precip.lm
dev.off()

# BG density change by Aspect
tiff("figures/2025-05_draft-figures/BG-density-change_by-aspect_boxplot.tiff",
     units = "in", height = 4, width = 6, res = 150)
bgden.change.aspect
dev.off()

# BG density change vs. shrub cover change
tiff("figures/2025-05_draft-figures/BG-density-change_by-shrub-cover-change_regression.tiff",
     units = "in", height = 4, width = 5, res = 150)
bgden.change.shrub.lm
dev.off()

# BG density change vs. shrub cover change by Prev_year_precip (linear regression)
tiff("figures/2025-05_draft-figures/BG-density-change_by-shrub-cover-change-and-prev-year-precip_regression.tiff",
     units = "in", height = 4, width = 6, res = 150)
bgden.change.shrub.prevprecip.lm
dev.off()


# Not significant
# BG density change vs. Elevation
tiff("figures/2025-05_draft-figures/BG-density-change_by-elevation_regression.tiff",
     units = "in", height = 4, width = 5, res = 150)
bgden.change.elev.lm
dev.off()

# BG density change vs. PlotSlope
tiff("figures/2025-05_draft-figures/BG-density-change_by-plot-slope_regression.tiff",
     units = "in", height = 4, width = 5, res = 150)
bgden.change.plotslope.lm
dev.off()

# BG density change vs. herb cover change
tiff("figures/2025-05_draft-figures/BG-density-change_by-herb-cover-change_regression.tiff",
     units = "in", height = 4, width = 5, res = 150)
bgden.change.herb.lm
dev.off()

# BG density change vs. herb cover change by Prev_year_precip (linear regression)
tiff("figures/2025-05_draft-figures/BG-density-change_by-herb-cover-change-and-prev-year-precip_regression.tiff",
     units = "in", height = 4, width = 6, res = 150)
bgden.change.herb.prevprecip.lm
dev.off()


## Buffelgrass cover change -----------------------------------------------

# Significant
# BG cover change vs. Prev_year_precip
tiff("figures/2025-05_draft-figures/BG-cover-change_by-prev-year-precip_regression.tiff",
     units = "in", height = 4, width = 5, res = 150)
bgcov.change.precip.lm
dev.off()

# BG cover change vs. Elevation
tiff("figures/2025-05_draft-figures/BG-cover-change_by-elevation_regression.tiff",
     units = "in", height = 4, width = 5, res = 150)
bgcov.change.elev.lm
dev.off()

# BG cover change by Aspect
tiff("figures/2025-05_draft-figures/BG-cover-change_by-aspect_boxplot.tiff",
     units = "in", height = 4, width = 6, res = 150)
bgcov.change.aspect
dev.off()

# Not significant
# BG cover change vs. PlotSlope
tiff("figures/2025-05_draft-figures/BG-cover-change_by-plot-slope_regression.tiff",
     units = "in", height = 4, width = 5, res = 150)
bgcov.change.plotslope.lm
dev.off()

# BG cover change vs. shrub cover change
tiff("figures/2025-05_draft-figures/BG-cover-change_by-shrub-cover-change_regression.tiff",
     units = "in", height = 4, width = 5, res = 150)
bgcov.change.shrub.lm
dev.off()

# BG cover change vs. shrub cover change by Prev_year_precip (linear regression)
tiff("figures/2025-05_draft-figures/BG-cover-change_by-shrub-cover-change-and-prev-year-precip_regression.tiff",
     units = "in", height = 4, width = 6, res = 150)
bgcov.change.shrub.prevprecip.lm
dev.off()

# BG cover change vs. PlotSlope by Prev_year_precip
tiff("figures/2025-05_draft-figures/BG-cover-change_by-plot-slope-and-prev-year-precip_regression.tiff",
     units = "in", height = 4, width = 6, res = 150)
bgcov.change.plotslope.prevprecip.lm
dev.off()


## Shrub & herb cover -----------------------------------------------------

# Shrub cover change vs. Prev_year_precip
tiff("figures/2025-05_draft-figures/Shrub-change_by-prev-year-precip_regression.tiff",
     units = "in", height = 4, width = 5, res = 150)
shrub.change.precip.lm
dev.off()

# Herb cover change by Prev_year_precip
tiff("figures/2025-05_draft-figures/Herb-change_by-prev-year-precip_regression.tiff",
     units = "in", height = 4, width = 5, res = 150)
herb.change.precip.lm
dev.off()


## Survival ---------------------------------------------------------------

# Significant
# Survival vs. Prev_year_precip
tiff("figures/2025-05_draft-figures/Survival_by-prev-year-precip_regression.tiff",
     units = "in", height = 4, width = 5, res = 150)
survival.precip.lm
dev.off()

# Survival vs. PlotSlope
tiff("figures/2025-05_draft-figures/Survival_by-plot-slope_regression.tiff",
     units = "in", height = 4, width = 5, res = 150)
survival.plotslope.lm
dev.off()

# Survival vs. shrub cover
tiff("figures/2025-05_draft-figures/Survival_by-shrub-cover_regression.tiff",
     units = "in", height = 4, width = 5, res = 150)
survival.shrub.lm
dev.off()

# Survival vs. herb cover
tiff("figures/2025-05_draft-figures/Survival_by-herb-cover_regression.tiff",
     units = "in", height = 4, width = 5, res = 150)
survival.herb.lm
dev.off()

# Not significant
# Survival vs. Elevation
tiff("figures/2025-05_draft-figures/Survival_by-elevation_regression.tiff",
     units = "in", height = 4, width = 5, res = 150)
survival.elev.lm
dev.off()

# Survival vs. shrub cover by Prev_year_precip (linear regression)
tiff("figures/2025-05_draft-figures/Survival_by-shrub-cover-and-prev-year-precip_regression.tiff",
     units = "in", height = 4, width = 6, res = 150)
survival.shrub.prevprecip.lm
dev.off()

# Survival vs. herb cover by Prev_year_precip (linear regression)
tiff("figures/2025-05_draft-figures/Survival_by-herb-cover-and-prev-year-precip_regression.tiff",
     units = "in", height = 4, width = 6, res = 150)
survival.herb.prevprecip.lm
dev.off()

# Survival vs. PlotSlope by Prev_year_precip
tiff("figures/2025-05_draft-figures/Survival_by-plot-slope-and-prev-year-precip_regression.tiff",
     units = "in", height = 4, width = 6, res = 150)
survival.plotslope.prevprecip.lm
dev.off()


save.image("RData/05.1_draft-figs-for-lm-3.0.RData")
